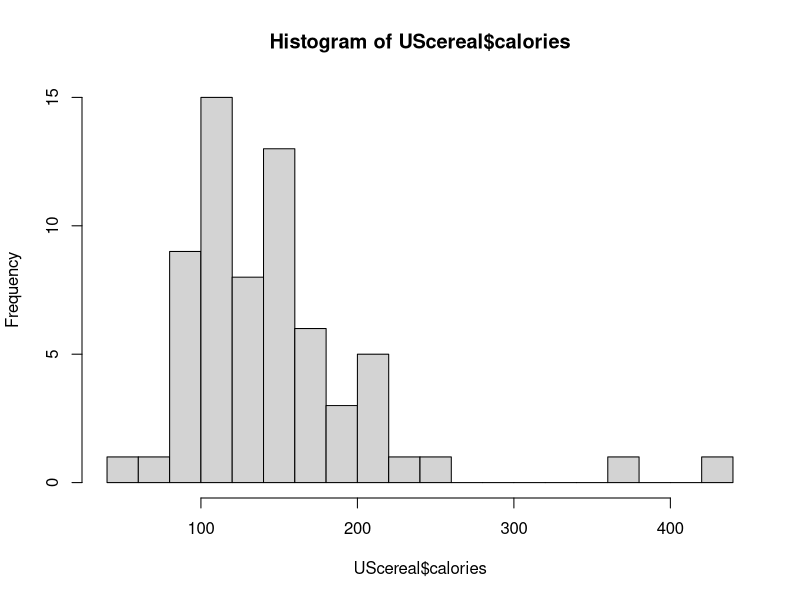
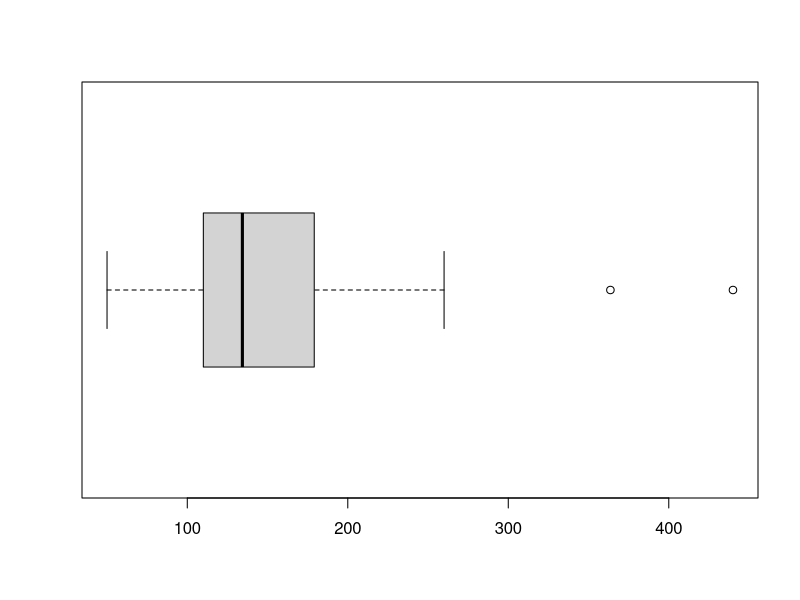
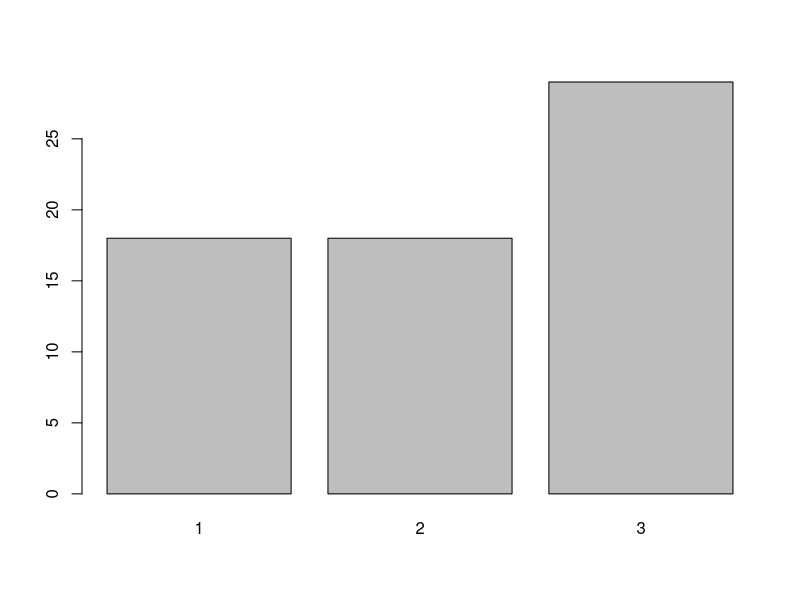
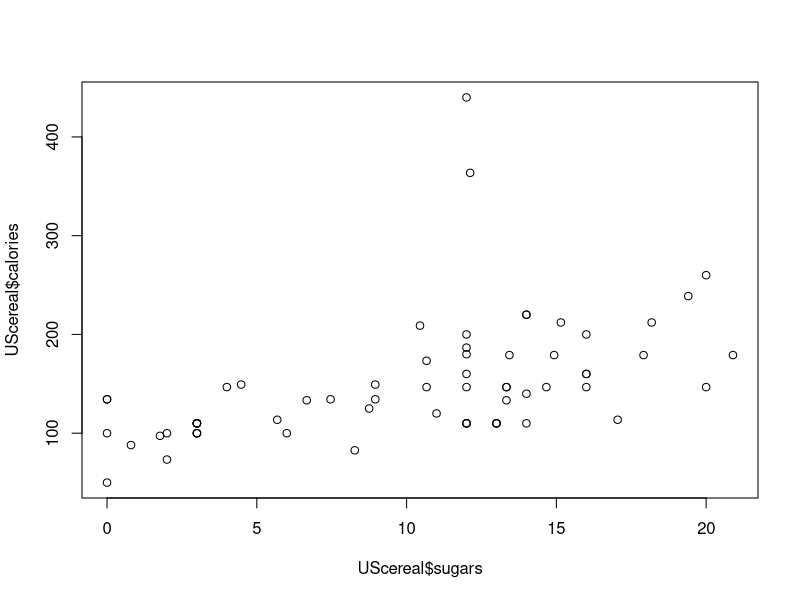
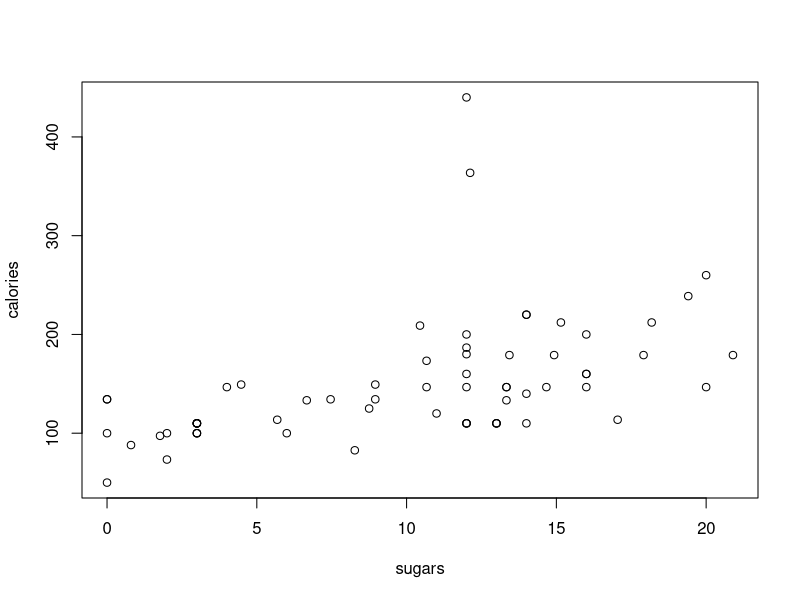
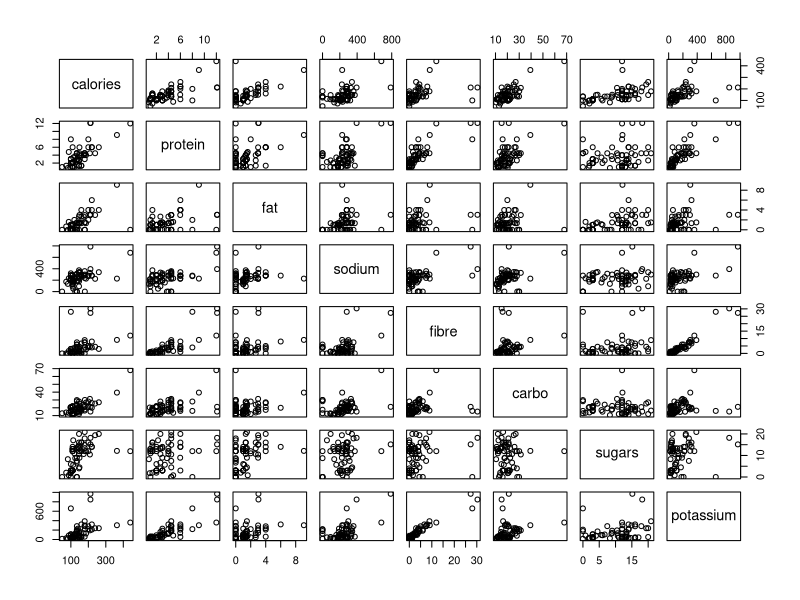
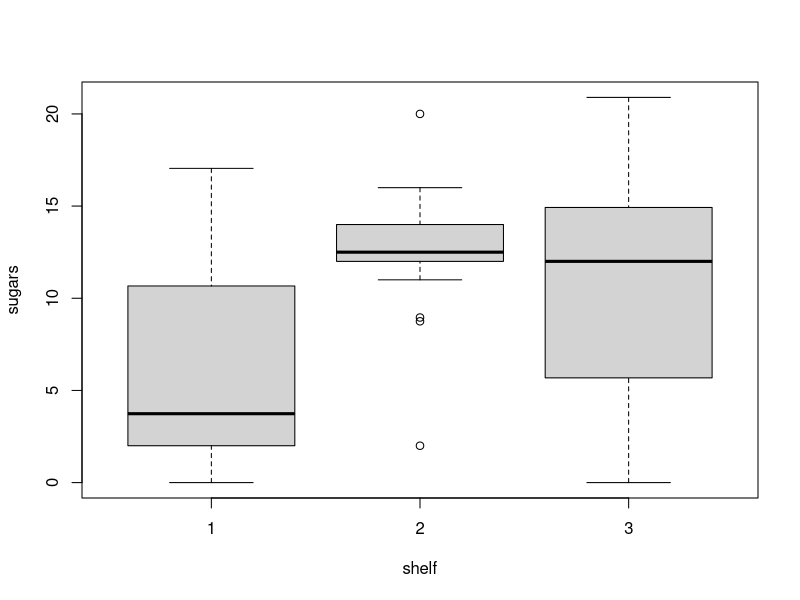
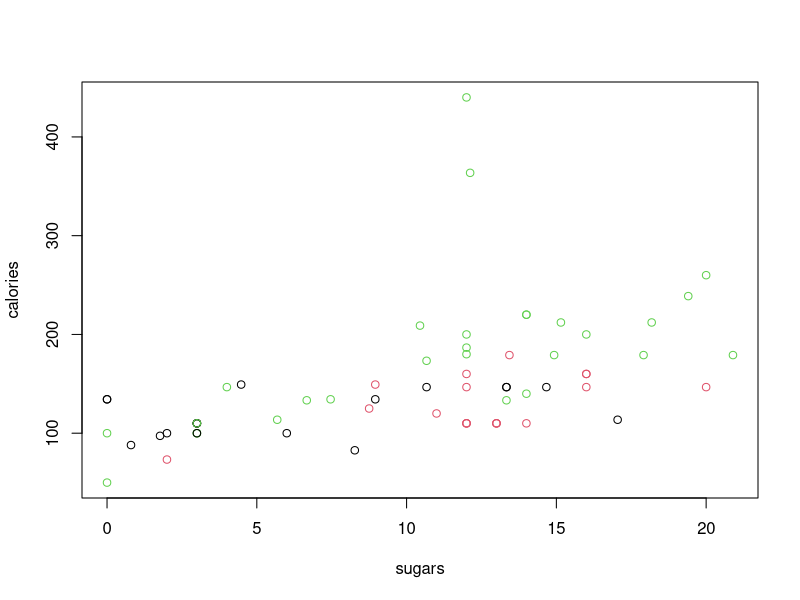

These figures' R source, in order:
## ---- chunk 1
library(MASS)
data(UScereal)
head(UScereal)
## ---- chunk 2
hist(UScereal$calories, breaks = 15)
## ---- chunk 3
boxplot(UScereal$calories, horizontal = TRUE)
## ---- chunk 4
barplot(table(UScereal$shelf))
## ---- chunk 5
plot(x = UScereal$sugars, y = UScereal$calories)
## ---- chunk 6
plot(calories ~ sugars, data = UScereal) # formula notation
## ---- chunk 7
plot(UScereal[, c(2:8, 10)]) # scatterplot matrix
## ---- chunk 8
boxplot(sugars ~ shelf, data = UScereal)
## ---- chunk 9
plot(calories ~ sugars, data = UScereal, col = shelf)
## ---- chunk 10
plot(calories ~ sugars, data = UScereal, ylab = 'Calories',
     xlab = 'Sugars (grams)', main = 'Nutrition of a Single Cup of Cereal')
## ---- chunk 11
plot(calories ~ sugars, data = UScereal, ann = FALSE)
title(main = 'Nutrition of a Single Cup of Cereal', ylab = 'Calories',
      xlab = 'Sugars (grams)') # add afterwards
## ---- chunk 12
plot(calories ~ sugars, data = UScereal, col = shelf)
legend('topright', inset = .05, legend = c(3,2,1),
       fill = c('green', 'red', 'black'), title = "Shelf")
## ---- chunk 13
plot(calories ~ sugars, data = UScereal, pch = 15)
## ---- chunk 14
plot(calories ~ sugars, data = UScereal, pch = 19, col = shelf)
legend('topright', inset = .05, legend = c(3,2,1),
       fill = c('green', 'red', 'black'), title = "Shelf")
## ---- chunk 15
palette(c('#e5f5f9', '#99d8c9', '#2ca25f'))
plot(calories ~ sugars, data = UScereal, pch = 19, col = shelf)
legend('topright', inset = .05, legend = c(3,2,1),
       fill = c('#e5f5f9', '#99d8c9', '#2ca25f'), title = "Shelf")
## ---- chunk 16
plot(calories ~ sugars, data = UScereal, pch = 15)
text(UScereal$sugars, UScereal$calories, row.names(UScereal),
     col = "red", pos = 1, cex = .5)
## ---- chunk 17
plot(calories ~ sugars, data = UScereal, pch = 15)
text(UScereal$sugars, UScereal$calories, UScereal$mfr, 
     col = "blue", pos = 2)
## ---- chunk 18
plot(calories ~ sugars, data = UScereal, pch = 19)
outliers <- UScereal[which(UScereal$calories > 300),]
text(outliers$sugars, outliers$calories, labels = row.names(outliers),pos = 1)
## ---- chunk 19
plot(calories ~ sugars, data = UScereal[UScereal$calories < 300, ], pch = 19)
## ---- chunk 20
plot(calories ~ sugars, data = UScereal, pch = 19, ann = FALSE, cex = 1.5)
outliers <- UScereal[which(UScereal$calories > 300),]
text(outliers$sugars, outliers$calories, pos = 1,
     labels = row.names(outliers), cex = .75)
title(main = 'Nutrition of a Single Cup of Cereal', ylab = 'Calories',
      xlab = 'Sugars (grams)', cex.main = 1.5, cex.lab = 1.0)
## ---- chunk 21
par(mfrow = c(2, 2))

boxplot(calories ~ shelf, data = UScereal)
hist(UScereal$calories, breaks = 15)
boxplot(sugars ~ shelf, data = UScereal)
hist(UScereal$sugars, breaks = 15)

par(mfrow = c(1, 1)) # reset the matrix
## ---- chunk 22
data(cats)
head(cats)
plot(Hwt~Bwt, data = cats)
## ---- chunk 23
data(iris)
head(iris)
boxplot(Petal.Width ~ Species, data = iris)
## ---- chunk 24
#install.packages('ggplot2')
library(ggplot2)
## ---- chunk 25
qplot(x = sugars, y = calories, color = as.factor(shelf), data = UScereal) 
## ---- chunk 26
p1 <- ggplot(UScereal, aes(x = calories))
## ---- chunk 27
p1 + geom_dotplot()

p1 + geom_density()

p1 + geom_histogram(binwidth = 10)
## ---- chunk 28
p1 + geom_histogram(binwidth = 10) + 
  xlab('Calories in a Single Cup') +
  ylab('Frequency') + 
  ggtitle('Distribution of Calories in US Cereals') + 
  theme_bw()
## ---- chunk 29
p2 <- ggplot(UScereal, aes(x = sugars, y = calories, color = mfr))
## ---- chunk 30
p2  + geom_point() 
## ---- chunk 31
p2  + geom_smooth(method = "lm", se = FALSE) 
## ---- chunk 32
p2 <- ggplot(UScereal, aes(x = sugars, y = calories, color = mfr))

p2 + geom_point() 
## ---- chunk 33
p2 <- ggplot(UScereal, aes(x = sugars, y = calories))

p2 + geom_point(aes(color = mfr)) 
## ---- chunk 34
my_colors <- c('#9ebcda', '#8c96c6', '#8c6bb1', '#88419d', '#810f7c', '#4d004b')

p2 + geom_point(aes(color = mfr)) + 
  scale_color_manual(values = my_colors) 
## ---- chunk 35
p2 + geom_point(aes(color = mfr)) + 
  geom_text(aes(label = row.names(UScereal)), hjust = 1.1)
## ---- chunk 36
p2 + geom_point(aes(color = mfr), size = 2) 
## ---- chunk 37
p2 + geom_point(aes(color = mfr), size = 2) + 
  labs(color = 'Manufacturer') + 
  scale_color_manual(values = c('blue', 'green', 'purple', 'navyblue', 'red', 'orange'),  
                     labels = c('General Mills', 'Kelloggs', 'Nabisco', 'Post', 'Quaker Oats', 'Ralston Purina'))
## ---- chunk 38
p2 + geom_point(aes(color = mfr), size = 2) + 
  labs(color = 'Manufacturer') + 
  scale_color_manual(values = c('blue', 'green', 'purple', 'navyblue', 'red', 'orange'),  
                     labels = c('General Mills', 'Kelloggs', 'Nabisco', 'Post', 'Quaker Oats', 'Ralston Purina')) + 
  theme(text = element_text(size = 15)) 
## ---- chunk 39
p3 <- ggplot(UScereal, aes(x = sugars))

p3 + geom_histogram(binwidth = 4)
## ---- chunk 40
p3 + geom_histogram(binwidth = 4) + 
  facet_grid(shelf ~ .)
## ---- chunk 41
p3 + geom_histogram(binwidth = 4) + 
  facet_grid(. ~ shelf)
## ---- chunk 42
p3 + geom_histogram(fill = '#3182bd', color = '#08519c', binwidth = 4) +
  facet_grid(shelf ~ .) + 
  theme(text = element_text(size = 15)) + 
  labs(title = 'Are Sugary Cereals on Lower Shelves?',
       x = 'Sugars (grams)', y = 'Count')
## ---- chunk 43
p4 <- ggplot(UScereal, aes(mfr, calories))
## ---- chunk 44
p4 + geom_boxplot()
## ---- chunk 45
p4 + geom_boxplot(notch = TRUE)
## ---- chunk 46
p4 + geom_violin()
## ---- chunk 47
p4 + geom_boxplot(outlier.shape = 8, outlier.size = 3, fill = '#3182bd') + 
  coord_flip() + 
  labs(x = 'Manufacturer', y = 'Calories') + 
  theme_bw() + 
  scale_x_discrete(labels = c('General Mills', 'Kelloggs', 'Nabisco', 'Post', 'Quaker Oats', 'Ralston Purina'))
## ---- chunk 48
#install.packages('dplyr')
library(dplyr)
p4_meds <- UScereal %>% 
  group_by(mfr) %>% 
  summarise(med = round(median(calories), 1))
## ---- chunk 49
p4 + geom_boxplot(outlier.shape = 8, outlier.size = 3, fill = '#8c96c6') + 
  labs(x = 'Manufacturer', y = 'Calories') + 
  theme_bw() + 
  scale_x_discrete(labels = c('General Mills', 'Kelloggs', 'Nabisco', 'Post', 'Quaker Oats', 'Ralston Purina')) + 
  geom_text(data = p4_meds, aes(x = mfr, y = med, label = med), size = 4, vjust = 1.4)
## ---- chunk 50
data(cats)
head(cats)
plot(Hwt~Bwt, data = cats)
## ---- chunk 51
data(iris)
head(iris)
boxplot(Petal.Width ~ Species, data = iris)
## ---- chunk 52
#install.packages('GGally')
library(GGally)
ggpairs(UScereal[, c(2, 8, 9, 11)],
        upper = list(continuous = 'smooth', combo = 'facetdensity', discrete = 'blank') ,
        lower = list(continuous = 'cor', combo = 'box'))
## ---- chunk 53
palette(c('#fa9fb5', '#9ebcda'))
plot(Hwt~Bwt, data = cats, ylab  = 'Heart Weight (grams)', xlab = 'Body Weight (kg)', main = 'Measurements of Cats', pch = 16, col = Sex)
## ---- chunk 54
boxplot(Petal.Width ~ Species, data = iris, xlab = 'Petal Width (centimeters)', 
        main = 'Distribution of Petal Length by Species', pch = 8, horizontal = TRUE, col = 'lightgray')
## ---- chunk 55
e2a <- ggplot(cats, aes(Bwt, Hwt, color = Sex))
e2a + geom_point() + 
  theme_bw() + 
  labs(title = 'Measurements of Cats', x = 'Body Weight (kg)', y = 'Heart Weight (grams)')
## ---- chunk 56
e2b <- ggplot(iris, aes(Species, Petal.Width))
e2b + geom_boxplot(fill = '#addd8e') + 
  theme_bw() + 
  coord_flip() + 
  ggtitle('Distribution of Petal Length by Species' )
